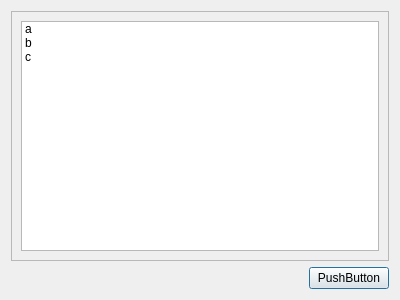
<?xml version="1.0" encoding="UTF-8"?>
<ui version="4.0">
 <class>Dialog</class>
 <widget class="QDialog" name="Dialog">
  <property name="geometry">
   <rect>
    <x>0</x>
    <y>0</y>
    <width>400</width>
    <height>300</height>
   </rect>
  </property>
  <property name="windowTitle">
   <string>Dialog</string>
  </property>
  <layout class="QVBoxLayout" name="verticalLayout">
   <item>
    <widget class="QFrame" name="frame">
     <property name="frameShape">
      <enum>QFrame::StyledPanel</enum>
     </property>
     <property name="frameShadow">
      <enum>QFrame::Raised</enum>
     </property>
     <layout class="QGridLayout" name="gridLayout">
      <item row="0" column="0">
       <widget class="QListWidget" name="listWidget">
        <item>
         <property name="text">
          <string>a</string>
         </property>
         <property name="flags">
          <set>ItemIsDragEnabled|ItemIsUserCheckable|ItemIsEnabled</set>
         </property>
        </item>
        <item>
         <property name="text">
          <string>b</string>
         </property>
         <property name="flags">
          <set>ItemIsDragEnabled|ItemIsEnabled</set>
         </property>
        </item>
        <item>
         <property name="text">
          <string>c</string>
         </property>
        </item>
       </widget>
      </item>
     </layout>
    </widget>
   </item>
   <item>
    <widget class="QPushButton" name="pushButton">
     <property name="sizePolicy">
      <sizepolicy hsizetype="Maximum" vsizetype="Fixed">
       <horstretch>0</horstretch>
       <verstretch>0</verstretch>
      </sizepolicy>
     </property>
     <property name="layoutDirection">
      <enum>Qt::RightToLeft</enum>
     </property>
     <property name="text">
      <string>PushButton</string>
     </property>
     <property name="checkable">
      <bool>false</bool>
     </property>
    </widget>
   </item>
  </layout>
 </widget>
 <resources/>
 <connections/>
</ui>
